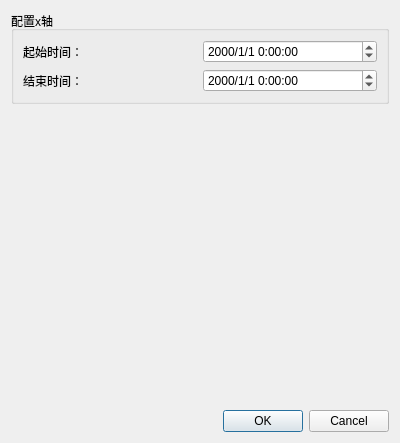
<?xml version="1.0" encoding="UTF-8"?>
<ui version="4.0">
 <class>ChartSettingsDlg</class>
 <widget class="QDialog" name="ChartSettingsDlg">
  <property name="geometry">
   <rect>
    <x>0</x>
    <y>0</y>
    <width>400</width>
    <height>443</height>
   </rect>
  </property>
  <property name="windowTitle">
   <string>Dialog</string>
  </property>
  <layout class="QVBoxLayout" name="verticalLayout">
   <item>
    <widget class="QGroupBox" name="groupBox">
     <property name="title">
      <string>配置x轴</string>
     </property>
     <layout class="QGridLayout" name="gridLayout">
      <item row="0" column="0">
       <widget class="QLabel" name="label">
        <property name="text">
         <string>起始时间：</string>
        </property>
       </widget>
      </item>
      <item row="0" column="1">
       <widget class="QDateTimeEdit" name="m_startTime">
        <property name="displayFormat">
         <string>yyyy/M/d H:mm:ss</string>
        </property>
       </widget>
      </item>
      <item row="1" column="0">
       <widget class="QLabel" name="label_2">
        <property name="text">
         <string>结束时间：</string>
        </property>
       </widget>
      </item>
      <item row="1" column="1">
       <widget class="QDateTimeEdit" name="m_endTime">
        <property name="displayFormat">
         <string>yyyy/M/d H:mm:ss</string>
        </property>
       </widget>
      </item>
     </layout>
    </widget>
   </item>
   <item>
    <spacer name="verticalSpacer">
     <property name="orientation">
      <enum>Qt::Vertical</enum>
     </property>
     <property name="sizeHint" stdset="0">
      <size>
       <width>20</width>
       <height>288</height>
      </size>
     </property>
    </spacer>
   </item>
   <item>
    <widget class="QDialogButtonBox" name="buttonBox">
     <property name="orientation">
      <enum>Qt::Horizontal</enum>
     </property>
     <property name="standardButtons">
      <set>QDialogButtonBox::Cancel|QDialogButtonBox::Ok</set>
     </property>
    </widget>
   </item>
  </layout>
 </widget>
 <resources/>
 <connections>
  <connection>
   <sender>buttonBox</sender>
   <signal>accepted()</signal>
   <receiver>ChartSettingsDlg</receiver>
   <slot>accept()</slot>
   <hints>
    <hint type="sourcelabel">
     <x>248</x>
     <y>254</y>
    </hint>
    <hint type="destinationlabel">
     <x>157</x>
     <y>274</y>
    </hint>
   </hints>
  </connection>
  <connection>
   <sender>buttonBox</sender>
   <signal>rejected()</signal>
   <receiver>ChartSettingsDlg</receiver>
   <slot>reject()</slot>
   <hints>
    <hint type="sourcelabel">
     <x>316</x>
     <y>260</y>
    </hint>
    <hint type="destinationlabel">
     <x>286</x>
     <y>274</y>
    </hint>
   </hints>
  </connection>
 </connections>
</ui>
